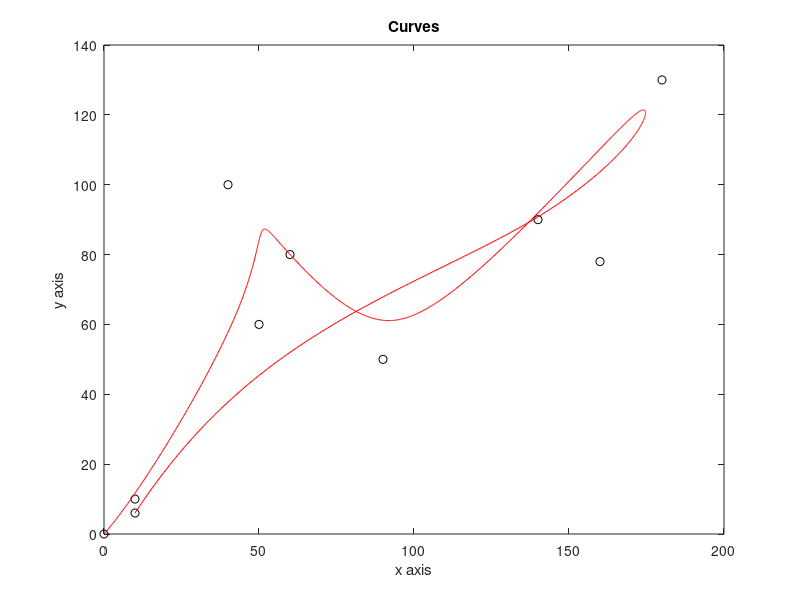

Write MATLAB code to recreate this figure.
% Mech 6451/X Computer-Assisted Mechanical design
% Assignment 3 
% By Vishnu Radhakrishnan 
% student Id: 40118055

% 1) generation of random points withing (-20 20) interval number of
% vertices = no_point
rng(0,'twister'); % code to fix a set of random vertices

no_point = 10;
% x = randi([-20 20],1,no_point);
% y = randi([-20 20],1, no_point);
x = [0 10 60 40 90 140 180 160 50 10];
y = [0 10 80 100 50 90 130 78 60 6];
% plotting points

axis equal;
p1 = plot(x,y, 'o k');
xlabel('x axis');
ylabel('y axis');
title('Curves');
hold on;

% axis([-20 20 -20 20]);
display(x);
display(y);
n = no_point-1;

% part 2, Bezier curve
% initialising vectors
ax = zeros(1,no_point);
ay = zeros(1,no_point);
X = zeros(1,50);
Y = zeros(1,50);
u = linspace(0,1,50);

% loop of equations of blending function

for j = 1:50;
    for i = 0:n
        ax(i+1) = (factorial(n)/(factorial(i)*factorial(n-i)))*((u(j))^i)*((1-u(j))^(n-i))*x(i+1);
        ay(i+1) = (factorial(n)/(factorial(i)*factorial(n-i)))*((u(j))^i)*((1-u(j))^(n-i))*y(i+1);
    end
    X(j) = sum(ax);
    Y(j) = sum(ay);  
end

%plotting the Bezier curve
% p2 = plot(X,Y, 'b');



% 3) B-Spline:  Non uniform Non Periodic
% order = k = 4
k = 4;

% loop to find knot values(non uniform)
t = zeros();
for i = 0:k-1;
    t(i+1) = 0;
end
for i = k:n;
    t(i+1) = i - k + 1.5;   % values changed from 1 to 1.5 for non uniformity
end
for i = n+1:n+k;
    t(i+1) = n - k + 2.6;     % values changed from 2 to 3 for non uniformity
end
t(k+1) = 1.5;     % additional additions for non uniformity
display(t);
N = zeros();
X1 = zeros();
Y1 = zeros();

% defining parameter (u) values

U = linspace(0,t(end),50);
for u = 1:50
    for i = 1:size(t,2)-1
        if t(i+1) >= U(u) && t(i) <= U(u) && t(i+1) - t(i) > 0;
            N(1,i) = 1;
            
        else 
            N(1,i) = 0;
        end
    end
    for K = 2:k
        
        for i = 1:size(t,2)-2
            
             if (i+K) <= size(t,2) 
                a = (((U(u) - t(i))*N((K-1),i))/(t(i+K-1)-t(i)));
               
                b = (((t(i+K) - U(u))*N((K-1),i+1))/(t(i+K) - t(i+1)));
                
                a(isnan(a)) = 0; % changing zero division and infinity values to zero
                b(isnan(b)) = 0;
                a(isinf(a)) = 0;
                b(isinf(b)) = 0;
                N(K,i) = a+b;
                N(isnan(N))=0;
            end
        end   
    end 

    for i = 1:size(x,2)
        X1(u,i) = N(k,i)*x(i);
        Y1(u,i) = N(k,i)*y(i);
    end
      
end
X = sum(X1,2);
Y = sum(Y1,2);

% plotting B-Spline Curve
% p3 = plot(X,Y, 'g');

% 4 NURBS
% order of NURBS k = 4
k = 4;

%random number generation for hi between 0.2 and 5
gg = 0.2;
hh = 5.0;
h = (hh-gg).*rand(1,no_point) + gg;

N = zeros();
X1 = zeros();
Y1 = zeros();
h1 = zeros();
clearvars X Y U a b u;
U = linspace(0,t(end),1000);
for u = 1:1000
    for i = 1:size(t,2)-1
        if t(i+1) >= U(u) && t(i) <= U(u) && t(i+1) - t(i) > 0;
            N(1,i) = 1;
            
        else 
            N(1,i) = 0;
        end
    end
    for K = 2:k
        
        for i = 1:size(t,2)-2
            
             if (i+K) <= size(t,2) 
                a = (((U(u) - t(i))*N((K-1),i))/(t(i+K-1)-t(i)));
               
                b = (((t(i+K) - U(u))*N((K-1),i+1))/(t(i+K) - t(i+1)));
                a(isnan(a)) = 0; % changing zero division and infinity values to zero
                b(isnan(b)) = 0;
                a(isinf(a)) = 0;
                b(isinf(b)) = 0;
                N(K,i) = a+b;
                N(isnan(N))=0;
            end
        end   
    end 
    %%
    
%%
    for i = 1:size(x,2)
        X1(u,i) = N(k,i)*(dot(x(i),h(i)));
        Y1(u,i) = N(k,i)*(dot(y(i),h(i)));
        h1(u,i) = N(k,i)*h(i);
    end
      
end
X = sum(X1,2)./sum(h1,2);
Y = sum(Y1,2)./sum(h1,2);
display(h); 

% plotting NURBS curve
p4 = plot(X,Y,'r');

% txt = ['knot values: ' num2str(t(1,:)), 'FontSize',1];
% text(0,0.5,txt)
fileID = fopen('outputx.txt','w');
fprintf(fileID,'%f\n',X);
fclose(fileID);
hold off;
fileID = fopen('outputy.txt','w');
fprintf(fileID,'%f\n',Y);
fclose(fileID);
hold off;
% legend([p1 p2 p3 p4],{'Control Vertices', 'Bezier Curve', 'B-Spline Curve', 'NURBS'}, 'FontSize',8);
